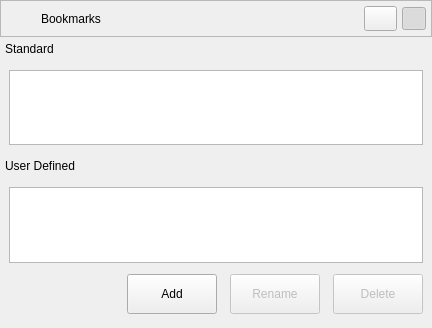
<?xml version="1.0" encoding="UTF-8"?>
<!--
 Generated by Qt.

 Copyright (C) Sapura Secured Technologies, 2016-2024. All Rights Reserved.

 @file
 @version $Id: GisBookmarks.ui 1833 2024-03-25 07:55:22Z hazim.rujhan $
-->
<ui version="4.0">
 <class>GisBookmarks</class>
 <widget class="QWidget" name="GisBookmarks">
  <property name="enabled">
   <bool>true</bool>
  </property>
  <property name="geometry">
   <rect>
    <x>0</x>
    <y>0</y>
    <width>432</width>
    <height>328</height>
   </rect>
  </property>
  <layout class="QVBoxLayout" name="verticalLayout">
   <property name="spacing">
    <number>6</number>
   </property>
   <property name="leftMargin">
    <number>0</number>
   </property>
   <property name="topMargin">
    <number>0</number>
   </property>
   <property name="rightMargin">
    <number>0</number>
   </property>
   <property name="bottomMargin">
    <number>0</number>
   </property>
   <item>
    <widget class="QFrame" name="bookmarks">
     <property name="frameShape">
      <enum>QFrame::NoFrame</enum>
     </property>
     <property name="frameShadow">
      <enum>QFrame::Raised</enum>
     </property>
     <layout class="QVBoxLayout" name="verticalLayout_1">
      <property name="spacing">
       <number>0</number>
      </property>
      <property name="leftMargin">
       <number>0</number>
      </property>
      <property name="topMargin">
       <number>0</number>
      </property>
      <property name="rightMargin">
       <number>0</number>
      </property>
      <property name="bottomMargin">
       <number>0</number>
      </property>
      <item>
       <widget class="QFrame" name="lblFrame">
        <property name="maximumSize">
         <size>
          <width>16777215</width>
          <height>37</height>
         </size>
        </property>
        <property name="frameShape">
         <enum>QFrame::StyledPanel</enum>
        </property>
        <property name="frameShadow">
         <enum>QFrame::Raised</enum>
        </property>
        <layout class="QHBoxLayout" name="horizontalLayout">
         <property name="spacing">
          <number>5</number>
         </property>
         <property name="leftMargin">
          <number>5</number>
         </property>
         <property name="topMargin">
          <number>5</number>
         </property>
         <property name="rightMargin">
          <number>5</number>
         </property>
         <property name="bottomMargin">
          <number>5</number>
         </property>
         <item>
          <widget class="QLabel" name="iconLbl">
           <property name="maximumSize">
            <size>
             <width>30</width>
             <height>30</height>
            </size>
           </property>
           <property name="text">
            <string/>
           </property>
           <property name="pixmap">
            <pixmap resource="Resources.qrc">:/Images/images/icon_bookmarks.png</pixmap>
           </property>
           <property name="scaledContents">
            <bool>true</bool>
           </property>
          </widget>
         </item>
         <item>
          <widget class="QLabel" name="label">
           <property name="text">
            <string>Bookmarks</string>
           </property>
          </widget>
         </item>
         <item>
          <widget class="QToolButton" name="floatButton">
           <property name="toolTip">
            <string>Float</string>
           </property>
           <property name="icon">
            <iconset resource="Resources.qrc">
             <normaloff>:/Images/images/icon_float_up.png</normaloff>
             <normalon>:/Images/images/icon_float_down.png</normalon>
             :/Images/images/icon_float_up.png</iconset>
           </property>
           <property name="iconSize">
            <size>
             <width>25</width>
             <height>25</height>
            </size>
           </property>
           <property name="checkable">
            <bool>true</bool>
           </property>
          </widget>
         </item>
         <item>
          <widget class="QToolButton" name="toggleBtn">
           <property name="icon">
            <iconset resource="Resources.qrc">
             <normaloff>:/Images/images/icon_downward.png</normaloff>
             <normalon>:/Images/images/icon_upward.png</normalon>:/Images/images/icon_downward.png</iconset>
           </property>
           <property name="checkable">
            <bool>true</bool>
           </property>
           <property name="checked">
            <bool>true</bool>
           </property>
           <property name="autoRaise">
            <bool>true</bool>
           </property>
          </widget>
         </item>
        </layout>
       </widget>
      </item>
      <item>
       <widget class="QFrame" name="stdLblFrame">
        <property name="maximumSize">
         <size>
          <width>16777215</width>
          <height>37</height>
         </size>
        </property>
        <property name="frameShape">
         <enum>QFrame::NoFrame</enum>
        </property>
        <property name="frameShadow">
         <enum>QFrame::Raised</enum>
        </property>
        <layout class="QHBoxLayout" name="horizontalLayout_1">
         <property name="spacing">
          <number>5</number>
         </property>
         <property name="leftMargin">
          <number>5</number>
         </property>
         <property name="topMargin">
          <number>5</number>
         </property>
         <property name="rightMargin">
          <number>5</number>
         </property>
         <property name="bottomMargin">
          <number>5</number>
         </property>
         <item>
          <widget class="QLabel" name="label1">
           <property name="text">
            <string>Standard</string>
           </property>
          </widget>
         </item>
        </layout>
       </widget>
      </item>
      <item>
       <widget class="QFrame" name="stdFrame">
        <property name="maximumSize">
         <size>
          <width>16777215</width>
          <height>16777215</height>
         </size>
        </property>
        <property name="frameShape">
         <enum>QFrame::NoFrame</enum>
        </property>
        <property name="frameShadow">
         <enum>QFrame::Raised</enum>
        </property>
        <layout class="QVBoxLayout" name="verticalLayout_2">
         <item>
          <widget class="QListView" name="stdListView"/>
         </item>
        </layout>
       </widget>
      </item>
      <item>
       <widget class="QFrame" name="usrLblFrame">
        <property name="maximumSize">
         <size>
          <width>16777215</width>
          <height>37</height>
         </size>
        </property>
        <property name="frameShape">
         <enum>QFrame::NoFrame</enum>
        </property>
        <property name="frameShadow">
         <enum>QFrame::Raised</enum>
        </property>
        <layout class="QHBoxLayout" name="horizontalLayout_2">
         <property name="spacing">
          <number>5</number>
         </property>
         <property name="leftMargin">
          <number>5</number>
         </property>
         <property name="topMargin">
          <number>5</number>
         </property>
         <property name="rightMargin">
          <number>5</number>
         </property>
         <property name="bottomMargin">
          <number>5</number>
         </property>
         <item>
          <widget class="QLabel" name="label2">
           <property name="text">
            <string>User Defined</string>
           </property>
          </widget>
         </item>
        </layout>
       </widget>
      </item>
      <item>
       <widget class="QFrame" name="usrFrame">
        <property name="maximumSize">
         <size>
          <width>16777215</width>
          <height>16777215</height>
         </size>
        </property>
        <property name="frameShape">
         <enum>QFrame::NoFrame</enum>
        </property>
        <property name="frameShadow">
         <enum>QFrame::Raised</enum>
        </property>
        <layout class="QVBoxLayout" name="verticalLayout_3">
         <item>
          <widget class="QListView" name="usrListView"/>
         </item>
         <item>
          <layout class="QHBoxLayout" name="btnLayout">
           <property name="spacing">
            <number>0</number>
           </property>
           <property name="topMargin">
            <number>5</number>
           </property>
           <property name="bottomMargin">
            <number>5</number>
           </property>
           <item>
            <spacer name="horizontalSpacer_2">
             <property name="orientation">
              <enum>Qt::Horizontal</enum>
             </property>
             <property name="sizeHint" stdset="0">
              <size>
               <width>40</width>
               <height>20</height>
              </size>
             </property>
            </spacer>
           </item>
           <item>
            <widget class="QPushButton" name="addBtn">
             <property name="minimumSize">
              <size>
               <width>90</width>
               <height>40</height>
              </size>
             </property>
             <property name="text">
              <string>Add</string>
             </property>
            </widget>
           </item>
           <item>
            <spacer name="horizontalSpacer_3">
             <property name="orientation">
              <enum>Qt::Horizontal</enum>
             </property>
             <property name="sizeType">
              <enum>QSizePolicy::Preferred</enum>
             </property>
             <property name="sizeHint" stdset="0">
              <size>
               <width>13</width>
               <height>20</height>
              </size>
             </property>
            </spacer>
           </item>
           <item>
            <widget class="QPushButton" name="renameBtn">
             <property name="enabled">
              <bool>false</bool>
             </property>
             <property name="minimumSize">
              <size>
               <width>90</width>
               <height>40</height>
              </size>
             </property>
             <property name="text">
              <string>Rename</string>
             </property>
            </widget>
           </item>
           <item>
            <spacer name="horizontalSpacer">
             <property name="orientation">
              <enum>Qt::Horizontal</enum>
             </property>
             <property name="sizeType">
              <enum>QSizePolicy::Preferred</enum>
             </property>
             <property name="sizeHint" stdset="0">
              <size>
               <width>13</width>
               <height>20</height>
              </size>
             </property>
            </spacer>
           </item>
           <item>
            <widget class="QPushButton" name="deleteBtn">
             <property name="enabled">
              <bool>false</bool>
             </property>
             <property name="minimumSize">
              <size>
               <width>90</width>
               <height>40</height>
              </size>
             </property>
             <property name="text">
              <string>Delete</string>
             </property>
            </widget>
           </item>
          </layout>
         </item>
        </layout>
       </widget>
      </item>
     </layout>
    </widget>
   </item>
  </layout>
 </widget>
 <resources>
  <include location="Resources.qrc"/>
 </resources>
 <connections/>
</ui>
